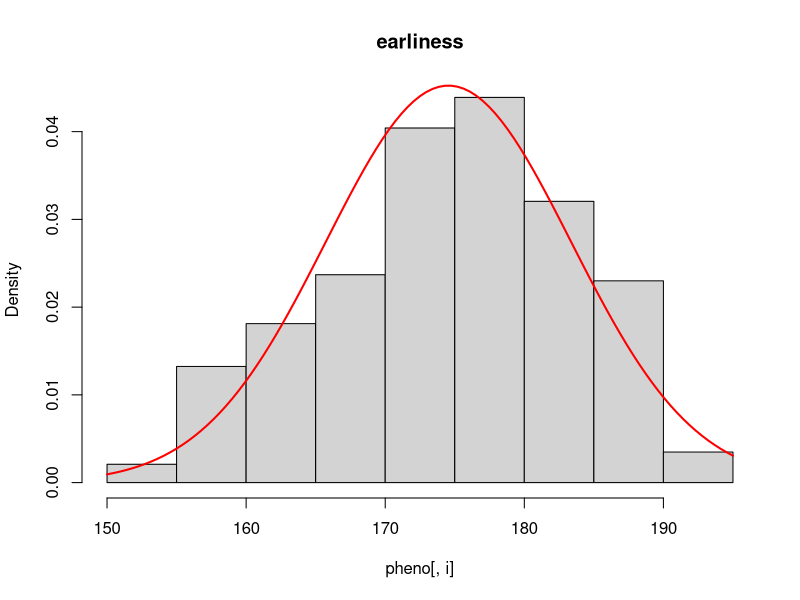
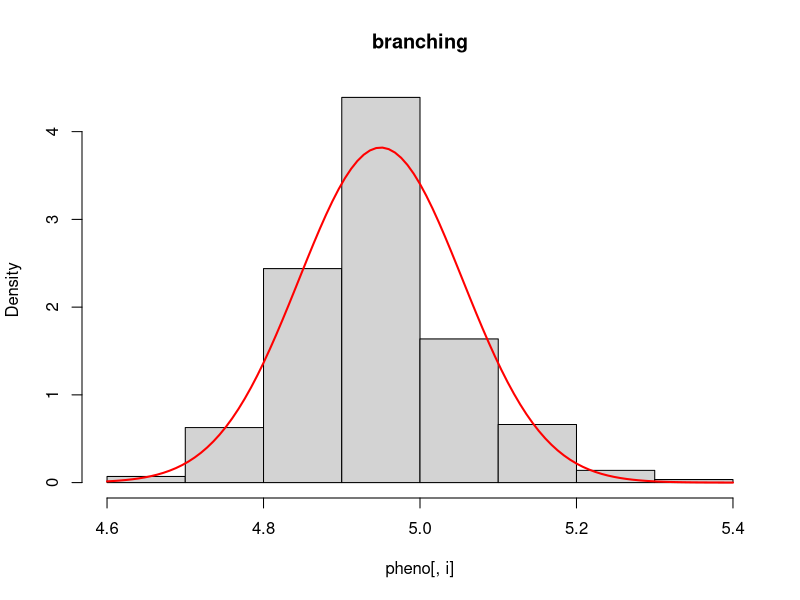
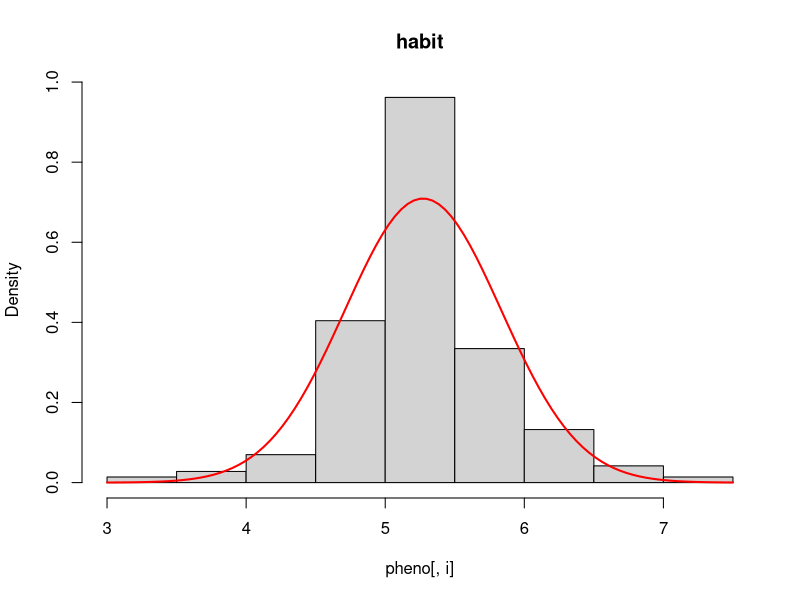
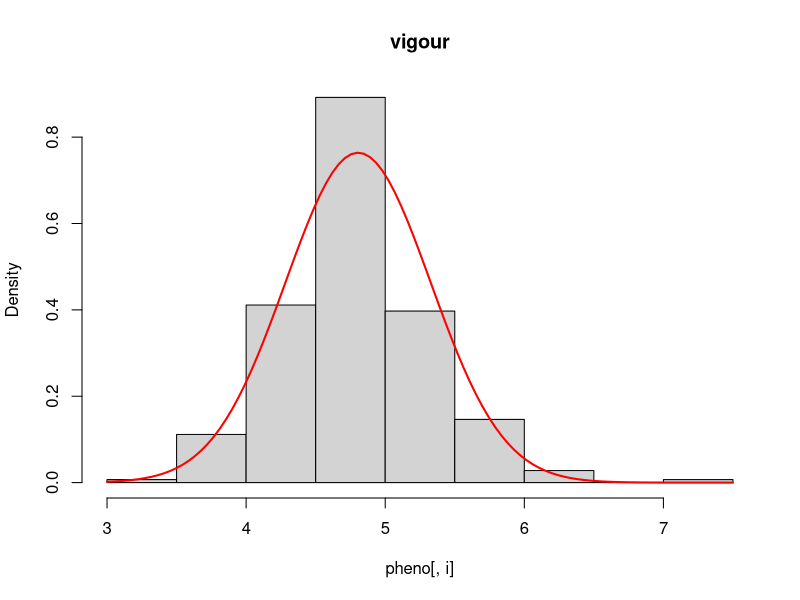
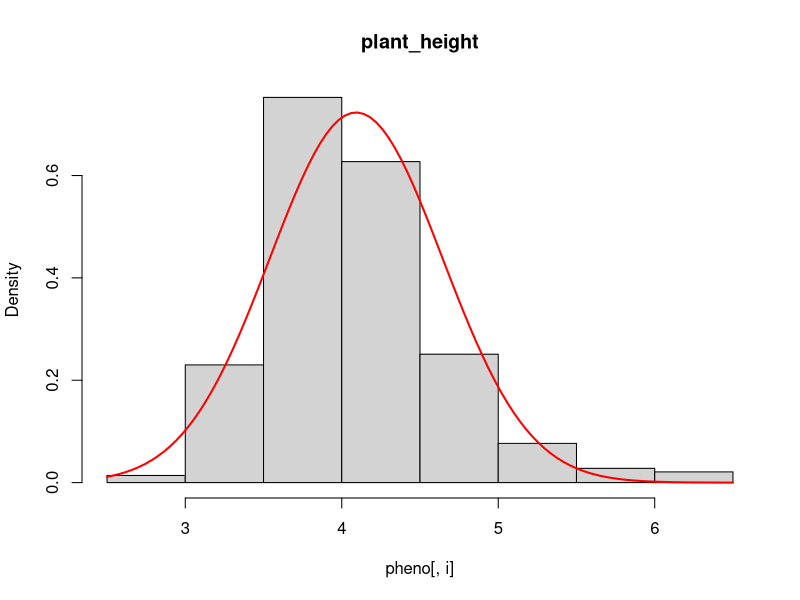
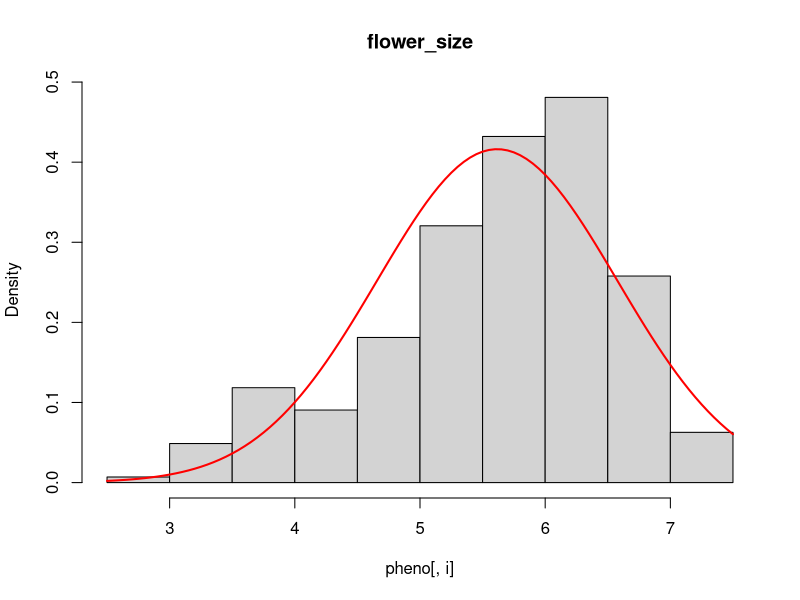
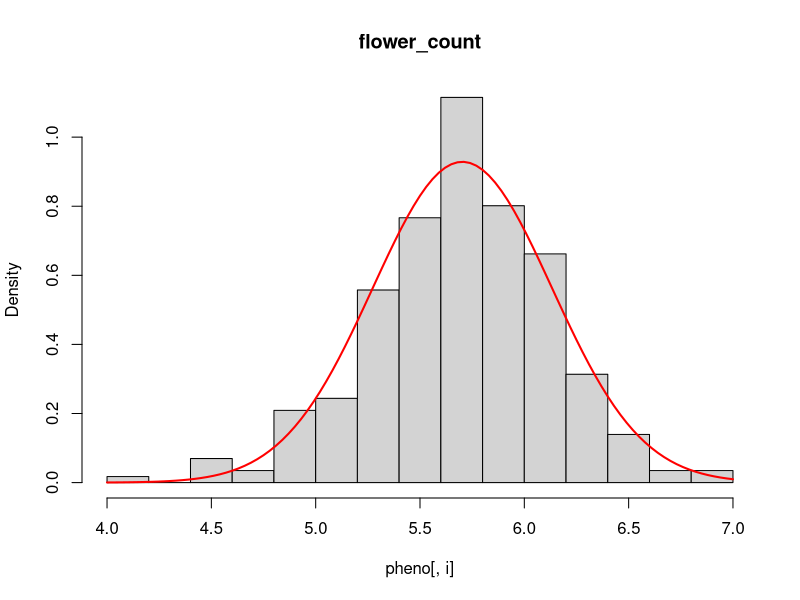
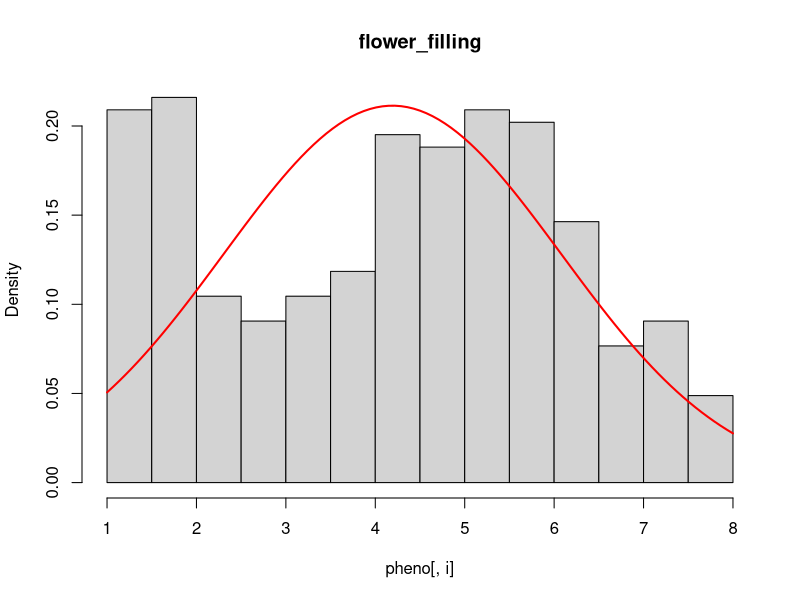

Write the R code that produced these figures, in order.


# read in pheno data 

pheno<-read.csv("input/d002.csv", sep = ",", dec = ".", header = T)


# histograms per trait 
for (i in 2:ncol(pheno)){
  
  hist(pheno[,i], main = colnames(pheno)[i], probability = T, border = "black")
  curve(dnorm(x, mean = mean(pheno[,i]), sd = sd(pheno[,i])),
        col = "red", lwd = 2, add = TRUE)
  
}

# correlations between traits   

cor_test_matrix <- function(df) {
  n <- ncol(df)
  p_mat <- matrix(NA, n, n)
  colnames(p_mat) <- colnames(df)
  rownames(p_mat) <- colnames(df)
  
  for (i in 1:n) {
    for (j in 1:n) {
      if (i == j) {
        p_mat[i, j] <- 0
      } else {
        test <- cor.test(df[[i]], df[[j]], use = "pairwise.complete.obs")
        p_mat[i, j] <- test$p.value
      }
    }
  }
  p_mat
}

cor_mat<-cor(pheno[,2:9], use = "pairwise.complete.obs")
cor_mat

p_mat   <- cor_test_matrix(pheno[,2:9])
p_mat
